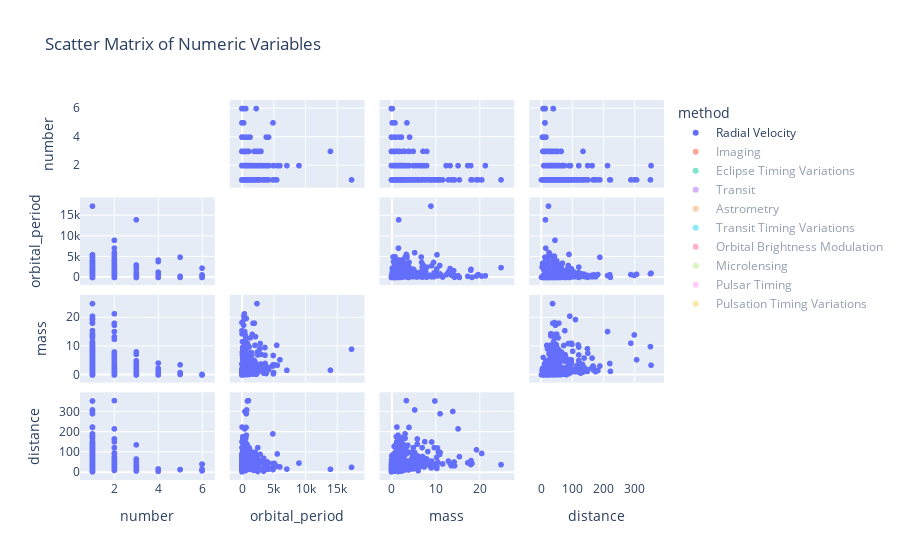

The cell this chart's notebook holds for it:
### Markdown cell above
### Bivariate analysis

### Code cell
# Scatter plot matrix
fig = px.scatter_matrix(planets, dimensions=['number', 'orbital_period', 'mass', 'distance'],
                        color='method', hover_name='method',
                        title="Scatter Matrix of Numeric Variables")
fig.update_traces(diagonal_visible=False)
fig.show()dddd

### Figure 1 — Plotly figure (JSON) as saved in the notebook; plotly's stock layout.template omitted (floating-point values rounded to 4 significant figures; data arrays with more than 128 entries replaced by an {"elided": "..."} marker saying what was removed)
{"data": [{"diagonal": {"visible": false}, "dimensions": [{"axis": {"matches": true}, "label": "number", "values": {"elided": "553 int values"}}, {"axis": {"matches": true}, "label": "orbital_period", "values": {"elided": "553 float values"}}, {"axis": {"matches": true}, "label": "mass", "values": {"elided": "553 float values"}}, {"axis": {"matches": true}, "label": "distance", "values": {"elided": "553 float values"}}], "hovertemplate": "<b>%{hovertext}</b><br><br>method=Radial Velocity<br>%{xaxis.title.text}=%{x}<br>%{yaxis.title.text}=%{y}<extra></extra>", "hovertext": {"elided": "553 str values"}, "legendgroup": "Radial Velocity", "marker": {"color": "#636efa", "symbol": "circle"}, "name": "Radial Velocity", "showlegend": true, "type": "splom", "visible": true}, {"diagonal": {"visible": false}, "dimensions": [{"axis": {"matches": true}, "label": "number", "values": [1, 1, 1, 1, 1, 1, 1, 1, 1, 1, 1, 1, 1, 1, 1, 1, 1, 1, 1, 1, 1, 1, 1, 1, 1, 1, 4, 4, 4, 4, 1, 1, 1, 1, 1, 1, 1, 1]}, {"axis": {"matches": true}, "label": "orbital_period", "values": [null, null, null, null, null, null, null, 6000, null, 318280, null, null, null, 4639.0, null, 7336.0, 8680.0, 10040.0, null, null, null, null, null, null, null, null, 170000, 69000, 37000, 18000, 40000, 730000, null, null, null, null, null, null]}, {"axis": {"matches": true}, "label": "mass", "values": [null, null, null, null, null, null, null, null, null, null, null, null, null, null, null, null, null, null, null, null, null, null, null, null, null, null, null, null, null, null, null, null, null, null, null, null, null, null]}, {"axis": {"matches": true}, "label": "distance", "values": [45.52, 165, 140, null, 145, 139, 18.39, 19.28, 52.03, 7.69, 145, 36, 140, 12.21, 52.4, 25, 26.67, 23.1, null, 17.95, 145, 91.57, 91.83, 40.85, 11.43, 131.9, 39.94, 39.94, 39.94, 39.94, null, null, 135, 120, null, null, 19.2, 10.1]}], "hovertemplate": "<b>%{hovertext}</b><br><br>method=Imaging<br>%{xaxis.title.text}=%{x}<br>%{yaxis.title.text}=%{y}<extra></extra>", "hovertext": ["Imaging", "Imaging", "Imaging", "Imaging", "Imaging", "Imaging", "Imaging", "Imaging", "Imaging", "Imaging", "Imaging", "Imaging", "Imaging", "Imaging", "Imaging", "Imaging", "Imaging", "Imaging", "Imaging", "Imaging", "Imaging", "Imaging", "Imaging", "Imaging", "Imaging", "Imaging", "Imaging", "Imaging", "Imaging", "Imaging", "Imaging", "Imaging", "Imaging", "Imaging", "Imaging", "Imaging", "Imaging", "Imaging"], "legendgroup": "Imaging", "marker": {"color": "#EF553B", "symbol": "circle"}, "name": "Imaging", "showlegend": true, "type": "splom", "visible": "legendonly"}, {"diagonal": {"visible": false}, "dimensions": [{"axis": {"matches": true}, "label": "number", "values": [1, 2, 2, 2, 2, 1, 1, 2, 2]}, {"axis": {"matches": true}, "label": "orbital_period", "values": [10220, 5767, 3321, 5574.0, 2884.0, 2900, 4344.0, 5840, 1916.0]}, {"axis": {"matches": true}, "label": "mass", "values": [6.05, null, null, null, null, null, 4.2, null, null]}, {"axis": {"matches": true}, "label": "distance", "values": [null, 130.7, 130.7, 500, 500, null, null, null, null]}], "hovertemplate": "<b>%{hovertext}</b><br><br>method=Eclipse Timing Variations<br>%{xaxis.title.text}=%{x}<br>%{yaxis.title.text}=%{y}<extra></extra>", "hovertext": ["Eclipse Timing Variations", "Eclipse Timing Variations", "Eclipse Timing Variations", "Eclipse Timing Variations", "Eclipse Timing Variations", "Eclipse Timing Variations", "Eclipse Timing Variations", "Eclipse Timing Variations", "Eclipse Timing Variations"], "legendgroup": "Eclipse Timing Variations", "marker": {"color": "#00cc96", "symbol": "circle"}, "name": "Eclipse Timing Variations", "showlegend": true, "type": "splom", "visible": "legendonly"}, {"diagonal": {"visible": false}, "dimensions": [{"axis": {"matches": true}, "label": "number", "values": {"elided": "397 int values"}}, {"axis": {"matches": true}, "label": "orbital_period", "values": {"elided": "397 float values"}}, {"axis": {"matches": true}, "label": "mass", "values": {"elided": "397 float values"}}, {"axis": {"matches": true}, "label": "distance", "values": {"elided": "397 float values"}}], "hovertemplate": "<b>%{hovertext}</b><br><br>method=Transit<br>%{xaxis.title.text}=%{x}<br>%{yaxis.title.text}=%{y}<extra></extra>", "hovertext": {"elided": "397 str values"}, "legendgroup": "Transit", "marker": {"color": "#ab63fa", "symbol": "circle"}, "name": "Transit", "showlegend": true, "type": "splom", "visible": "legendonly"}, {"diagonal": {"visible": false}, "dimensions": [{"axis": {"matches": true}, "label": "number", "values": [1, 1]}, {"axis": {"matches": true}, "label": "orbital_period", "values": [246.4, 1016]}, {"axis": {"matches": true}, "label": "mass", "values": [null, null]}, {"axis": {"matches": true}, "label": "distance", "values": [20.77, 14.98]}], "hovertemplate": "<b>%{hovertext}</b><br><br>method=Astrometry<br>%{xaxis.title.text}=%{x}<br>%{yaxis.title.text}=%{y}<extra></extra>", "hovertext": ["Astrometry", "Astrometry"], "legendgroup": "Astrometry", "marker": {"color": "#FFA15A", "symbol": "circle"}, "name": "Astrometry", "showlegend": true, "type": "splom", "visible": "legendonly"}, {"diagonal": {"visible": false}, "dimensions": [{"axis": {"matches": true}, "label": "number", "values": [2, 2, 3, 2]}, {"axis": {"matches": true}, "label": "orbital_period", "values": [160, 57.01, null, 22.34]}, {"axis": {"matches": true}, "label": "mass", "values": [null, null, null, null]}, {"axis": {"matches": true}, "label": "distance", "values": [2119, 855, null, 339]}], "hovertemplate": "<b>%{hovertext}</b><br><br>method=Transit Timing Variations<br>%{xaxis.title.text}=%{x}<br>%{yaxis.title.text}=%{y}<extra></extra>", "hovertext": ["Transit Timing Variations", "Transit Timing Variations", "Transit Timing Variations", "Transit Timing Variations"], "legendgroup": "Transit Timing Variations", "marker": {"color": "#19d3f3", "symbol": "circle"}, "name": "Transit Timing Variations", "showlegend": true, "type": "splom", "visible": "legendonly"}, {"diagonal": {"visible": false}, "dimensions": [{"axis": {"matches": true}, "label": "number", "values": [2, 2, 1]}, {"axis": {"matches": true}, "label": "orbital_period", "values": [0.2401, 0.3429, 1.545]}, {"axis": {"matches": true}, "label": "mass", "values": [null, null, null]}, {"axis": {"matches": true}, "label": "distance", "values": [1180, 1180, null]}], "hovertemplate": "<b>%{hovertext}</b><br><br>method=Orbital Brightness Modulation<br>%{xaxis.title.text}=%{x}<br>%{yaxis.title.text}=%{y}<extra></extra>", "hovertext": ["Orbital Brightness Modulation", "Orbital Brightness Modulation", "Orbital Brightness Modulation"], "legendgroup": "Orbital Brightness Modulation", "marker": {"color": "#FF6692", "symbol": "circle"}, "name": "Orbital Brightness Modulation", "showlegend": true, "type": "splom", "visible": "legendonly"}, {"diagonal": {"visible": false}, "dimensions": [{"axis": {"matches": true}, "label": "number", "values": [1, 1, 1, 1, 1, 1, 1, 1, 1, 1, 1, 1, 1, 1, 1, 2, 2, 1, 1, 2, 2, 1, 1]}, {"axis": {"matches": true}, "label": "orbital_period", "values": [null, null, null, null, 2780, null, 1970, null, null, null, null, null, 3600, 3300, 3500, 1825, 5100, null, null, null, null, null, null]}, {"axis": {"matches": true}, "label": "mass", "values": [null, null, null, null, null, null, null, null, null, null, null, null, null, null, null, null, null, null, null, null, null, null, null]}, {"axis": {"matches": true}, "label": "distance", "values": [null, null, null, 3600, null, null, null, 2300, 2800, 7720, 7560, null, null, null, null, null, null, null, 2570, 4080, 4080, 1760, 4970]}], "hovertemplate": "<b>%{hovertext}</b><br><br>method=Microlensing<br>%{xaxis.title.text}=%{x}<br>%{yaxis.title.text}=%{y}<extra></extra>", "hovertext": ["Microlensing", "Microlensing", "Microlensing", "Microlensing", "Microlensing", "Microlensing", "Microlensing", "Microlensing", "Microlensing", "Microlensing", "Microlensing", "Microlensing", "Microlensing", "Microlensing", "Microlensing", "Microlensing", "Microlensing", "Microlensing", "Microlensing", "Microlensing", "Microlensing", "Microlensing", "Microlensing"], "legendgroup": "Microlensing", "marker": {"color": "#B6E880", "symbol": "circle"}, "name": "Microlensing", "showlegend": true, "type": "splom", "visible": "legendonly"}, {"diagonal": {"visible": false}, "dimensions": [{"axis": {"matches": true}, "label": "number", "values": [3, 3, 3, 1, 1]}, {"axis": {"matches": true}, "label": "orbital_period", "values": [25.26, 66.54, 98.21, 36525, 0.09071]}, {"axis": {"matches": true}, "label": "mass", "values": [null, null, null, null, null]}, {"axis": {"matches": true}, "label": "distance", "values": [null, null, null, null, 1200]}], "hovertemplate": "<b>%{hovertext}</b><br><br>method=Pulsar Timing<br>%{xaxis.title.text}=%{x}<br>%{yaxis.title.text}=%{y}<extra></extra>", "hovertext": ["Pulsar Timing", "Pulsar Timing", "Pulsar Timing", "Pulsar Timing", "Pulsar Timing"], "legendgroup": "Pulsar Timing", "marker": {"color": "#FF97FF", "symbol": "circle"}, "name": "Pulsar Timing", "showlegend": true, "type": "splom", "visible": "legendonly"}, {"diagonal": {"visible": false}, "dimensions": [{"axis": {"matches": true}, "label": "number", "values": [1]}, {"axis": {"matches": true}, "label": "orbital_period", "values": [1170]}, {"axis": {"matches": true}, "label": "mass", "values": [null]}, {"axis": {"matches": true}, "label": "distance", "values": [null]}], "hovertemplate": "<b>%{hovertext}</b><br><br>method=Pulsation Timing Variations<br>%{xaxis.title.text}=%{x}<br>%{yaxis.title.text}=%{y}<extra></extra>", "hovertext": ["Pulsation Timing Variations"], "legendgroup": "Pulsation Timing Variations", "marker": {"color": "#FECB52", "symbol": "circle"}, "name": "Pulsation Timing Variations", "showlegend": true, "type": "splom", "visible": "legendonly"}], "layout": {"autosize": true, "dragmode": "select", "legend": {"title": {"text": "method"}, "tracegroupgap": 0}, "title": {"text": "Scatter Matrix of Numeric Variables"}, "xaxis": {"autorange": true, "range": [0.0251, 6.975], "type": "linear"}, "xaxis2": {"autorange": true, "range": [-3380.0, 20720.0], "type": "linear"}, "xaxis3": {"autorange": true, "range": [-4.87, 29.87], "type": "linear"}, "xaxis4": {"autorange": true, "range": [-67.41, 422.8], "type": "linear"}, "yaxis": {"autorange": true, "range": [0.0251, 6.975], "type": "linear"}, "yaxis2": {"autorange": true, "range": [-3380.0, 20720.0], "type": "linear"}, "yaxis3": {"autorange": true, "range": [-4.87, 29.87], "type": "linear"}, "yaxis4": {"autorange": true, "range": [-67.41, 422.8], "type": "linear"}}}
